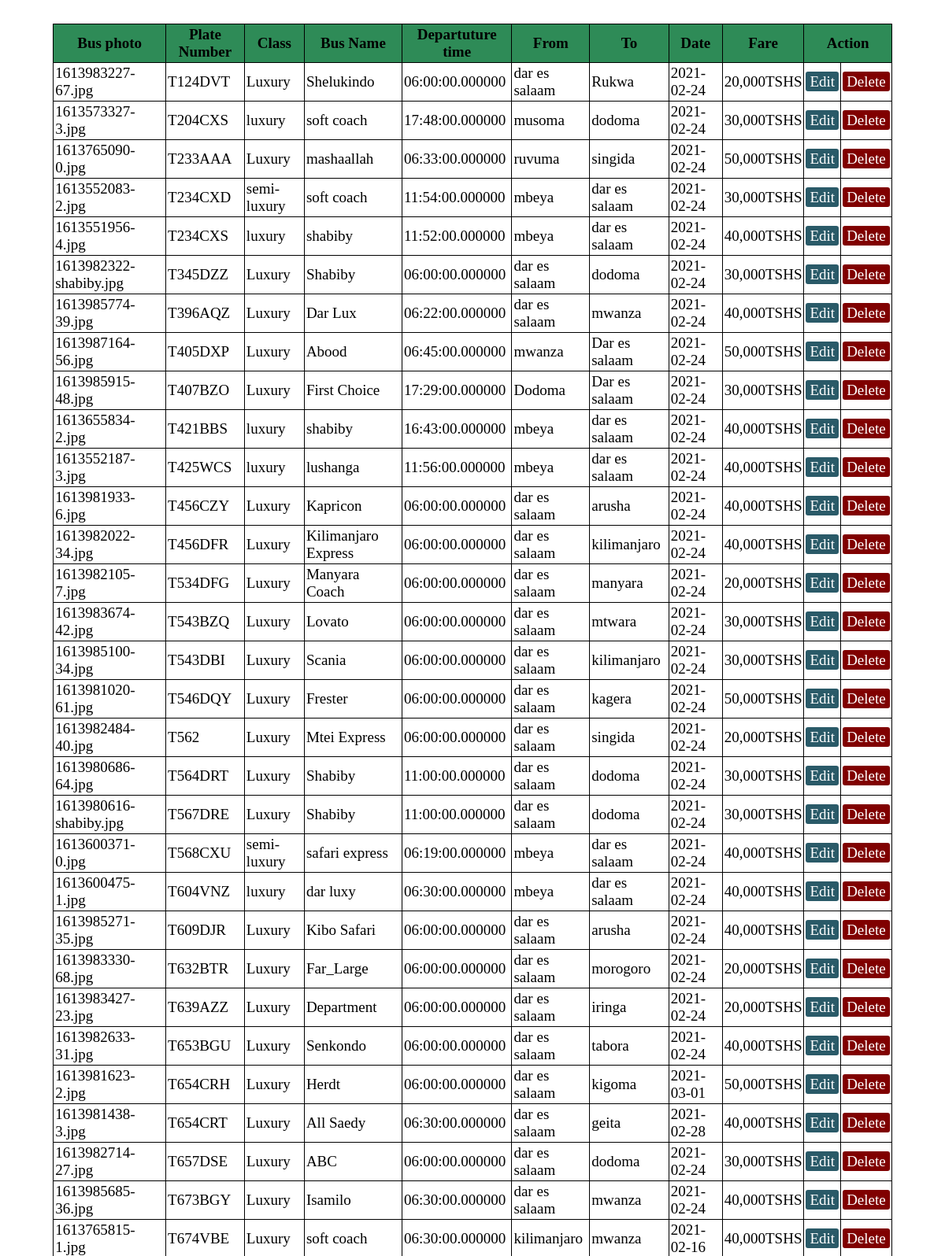
The page /editbus.php (upper part) on the database its author committed.
### tables this page shows
CREATE TABLE `buses1` (
  `id` int(10) NOT NULL,
  `busID` varchar(10) NOT NULL,
  `category` varchar(20) NOT NULL,
  `company` varchar(20) NOT NULL,
  `departureTime` time(6) NOT NULL,
  `startFrom` varchar(20) NOT NULL,
  `termination` varchar(20) NOT NULL,
  `date` date NOT NULL,
  `fare` varchar(15) NOT NULL,
  `busPhoto` varchar(50) NOT NULL
);

### editbus.php (the view, shortened to what this page needs)
<?php  include('server.php'); ?>
<!DOCTYPE html>
<html>
<head>
	<link rel="stylesheet" type="text/css" href="editbusstyles.css">
</head>
<body>
<?php $results = mysqli_query($db, "SELECT * FROM buses1"); ?>
<table>
	<thead>
		<tr>
			<th>Bus photo</th>
			<th>Plate Number</th>
			<th>Class</th>
			<th>Bus Name</th>
			<th>Departuture time</th>
			<th>From</th>
			<th>To</th>
			<th>Date</th>
			<th>Fare</th>
			<th colspan="2">Action</th>
		</tr>
	</thead>
	<?php while ($row = mysqli_fetch_array($results)) { ?>
		<tr>
			<td><?php echo $row['busPhoto']; ?></td>
			<td><?php echo $row['busID']; ?></td>
			<td><?php echo $row['category']; ?></td>
			<td><?php echo $row['company']; ?></td>
			<td><?php echo $row['departureTime']; ?></td>
			<td><?php echo $row['startFrom']; ?></td>
			<td><?php echo $row['termination']; ?></td>
			<td><?php echo $row['date']; ?></td>
			<td><?php echo $row['fare']; ?></td>
			<td>
				<a href="editbus.php?edit=<?php echo $row['id']; ?>" class="edit_btn" >Edit</a>
			</td>
			<td>
				<a href="server.php?del=<?php echo $row['id']; ?>" class="del_btn">Delete</a>
			</td>
		</tr>
	<?php } ?>
</table>
</body>
</html>

### editbusstyles.css (style rules this page uses)
body { font-size: 19px; }
table { width: 90%; margin: 30px auto; border-collapse: collapse; text-align: left; }
tr { border-bottom: 1px solid #cbcbcb; }
th, td { border: none; height: 30px; padding: 2px; }
.edit_btn { text-decoration: none; padding: 2px 5px; background: #2a5a68; color: white; border-radius: 3px; }
.del_btn { text-decoration: none; padding: 2px 5px; color: white; border-radius: 3px; background: #800000; }

### editbus.php (style rules this page uses)
table { width:90%; }
table, th, td { border: 1px solid black; border-collapse: collapse; }
th, td { padding: 2px; text-align: left; }
th { background-color:#2E8B57; text-align:center; }

### rows shown on the page
buses1: busPhoto "1613983227-67.jpg", busID "T124DVT", category "Luxury", company "Shelukindo", departureTime "06:00:00.000000", startFrom "dar es salaam", termination "Rukwa", date "2021-02-24", fare "20,000TSHS"
buses1: busPhoto "1613573327-3.jpg", busID "T204CXS", category "luxury", company "soft coach", departureTime "17:48:00.000000", startFrom "musoma", termination "dodoma", date "2021-02-24", fare "30,000TSHS"
buses1: busPhoto "1613765090-0.jpg", busID "T233AAA", category "Luxury", company "mashaallah", departureTime "06:33:00.000000", startFrom "ruvuma", termination "singida", date "2021-02-24", fare "50,000TSHS"
buses1: busPhoto "1613552083-2.jpg", busID "T234CXD", category "semi-luxury", company "soft coach", departureTime "11:54:00.000000", startFrom "mbeya", termination "dar es salaam", date "2021-02-24", fare "30,000TSHS"
buses1: busPhoto "1613551956-4.jpg", busID "T234CXS", category "luxury", company "shabiby", departureTime "11:52:00.000000", startFrom "mbeya", termination "dar es salaam", date "2021-02-24", fare "40,000TSHS"
buses1: busPhoto "1613982322-shabiby.jpg", busID "T345DZZ", category "Luxury", company "Shabiby", departureTime "06:00:00.000000", startFrom "dar es salaam", termination "dodoma", date "2021-02-24", fare "30,000TSHS"
buses1: busPhoto "1613985774-39.jpg", busID "T396AQZ", category "Luxury", company "Dar Lux", departureTime "06:22:00.000000", startFrom "dar es salaam", termination "mwanza", date "2021-02-24", fare "40,000TSHS"
buses1: busPhoto "1613987164-56.jpg", busID "T405DXP", category "Luxury", company "Abood", departureTime "06:45:00.000000", startFrom "mwanza", termination "Dar es salaam", date "2021-02-24", fare "50,000TSHS"
buses1: busPhoto "1613985915-48.jpg", busID "T407BZO", category "Luxury", company "First Choice", departureTime "17:29:00.000000", startFrom "Dodoma", termination "Dar es salaam", date "2021-02-24", fare "30,000TSHS"
buses1: busPhoto "1613655834-2.jpg", busID "T421BBS", category "luxury", company "shabiby", departureTime "16:43:00.000000", startFrom "mbeya", termination "dar es salaam", date "2021-02-24", fare "40,000TSHS"
buses1: busPhoto "1613552187-3.jpg", busID "T425WCS", category "luxury", company "lushanga", departureTime "11:56:00.000000", startFrom "mbeya", termination "dar es salaam", date "2021-02-24", fare "40,000TSHS"
buses1: busPhoto "1613981933-6.jpg", busID "T456CZY", category "Luxury", company "Kapricon", departureTime "06:00:00.000000", startFrom "dar es salaam", termination "arusha", date "2021-02-24", fare "40,000TSHS"
buses1: busPhoto "1613982022-34.jpg", busID "T456DFR", category "Luxury", company "Kilimanjaro Express", departureTime "06:00:00.000000", startFrom "dar es salaam", termination "kilimanjaro", date "2021-02-24", fare "40,000TSHS"
buses1: busPhoto "1613982105-7.jpg", busID "T534DFG", category "Luxury", company "Manyara Coach", departureTime "06:00:00.000000", startFrom "dar es salaam", termination "manyara", date "2021-02-24", fare "20,000TSHS"
buses1: busPhoto "1613983674-42.jpg", busID "T543BZQ", category "Luxury", company "Lovato", departureTime "06:00:00.000000", startFrom "dar es salaam", termination "mtwara", date "2021-02-24", fare "30,000TSHS"
buses1: busPhoto "1613985100-34.jpg", busID "T543DBI", category "Luxury", company "Scania", departureTime "06:00:00.000000", startFrom "dar es salaam", termination "kilimanjaro", date "2021-02-24", fare "30,000TSHS"
buses1: busPhoto "1613981020-61.jpg", busID "T546DQY", category "Luxury", company "Frester", departureTime "06:00:00.000000", startFrom "dar es salaam", termination "kagera", date "2021-02-24", fare "50,000TSHS"
buses1: busPhoto "1613982484-40.jpg", busID "T562", category "Luxury", company "Mtei Express", departureTime "06:00:00.000000", startFrom "dar es salaam", termination "singida", date "2021-02-24", fare "20,000TSHS"
buses1: busPhoto "1613980686-64.jpg", busID "T564DRT", category "Luxury", company "Shabiby", departureTime "11:00:00.000000", startFrom "dar es salaam", termination "dodoma", date "2021-02-24", fare "30,000TSHS"
buses1: busPhoto "1613980616-shabiby.jpg", busID "T567DRE", category "Luxury", company "Shabiby", departureTime "11:00:00.000000", startFrom "dar es salaam", termination "dodoma", date "2021-02-24", fare "30,000TSHS"
buses1: busPhoto "1613600371-0.jpg", busID "T568CXU", category "semi-luxury", company "safari express", departureTime "06:19:00.000000", startFrom "mbeya", termination "dar es salaam", date "2021-02-24", fare "40,000TSHS"
buses1: busPhoto "1613600475-1.jpg", busID "T604VNZ", category "luxury", company "dar luxy", departureTime "06:30:00.000000", startFrom "mbeya", termination "dar es salaam", date "2021-02-24", fare "40,000TSHS"
buses1: busPhoto "1613985271-35.jpg", busID "T609DJR", category "Luxury", company "Kibo Safari", departureTime "06:00:00.000000", startFrom "dar es salaam", termination "arusha", date "2021-02-24", fare "40,000TSHS"
buses1: busPhoto "1613983330-68.jpg", busID "T632BTR", category "Luxury", company "Far_Large", departureTime "06:00:00.000000", startFrom "dar es salaam", termination "morogoro", date "2021-02-24", fare "20,000TSHS"
buses1: busPhoto "1613983427-23.jpg", busID "T639AZZ", category "Luxury", company "Department", departureTime "06:00:00.000000", startFrom "dar es salaam", termination "iringa", date "2021-02-24", fare "20,000TSHS"
buses1: busPhoto "1613982633-31.jpg", busID "T653BGU", category "Luxury", company "Senkondo", departureTime "06:00:00.000000", startFrom "dar es salaam", termination "tabora", date "2021-02-24", fare "40,000TSHS"
buses1: busPhoto "1613981623-2.jpg", busID "T654CRH", category "Luxury", company "Herdt", departureTime "06:00:00.000000", startFrom "dar es salaam", termination "kigoma", date "2021-03-01", fare "50,000TSHS"
buses1: busPhoto "1613981438-3.jpg", busID "T654CRT", category "Luxury", company "All Saedy", departureTime "06:30:00.000000", startFrom "dar es salaam", termination "geita", date "2021-02-28", fare "40,000TSHS"
buses1: busPhoto "1613982714-27.jpg", busID "T657DSE", category "Luxury", company "ABC", departureTime "06:00:00.000000", startFrom "dar es salaam", termination "dodoma", date "2021-02-24", fare "30,000TSHS"
buses1: busPhoto "1613985685-36.jpg", busID "T673BGY", category "Luxury", company "Isamilo", departureTime "06:30:00.000000", startFrom "dar es salaam", termination "mwanza", date "2021-02-24", fare "40,000TSHS"
buses1: busPhoto "1613765815-1.jpg", busID "T674VBE", category "Luxury", company "soft coach", departureTime "06:30:00.000000", startFrom "kilimanjaro", termination "mwanza", date "2021-02-16", fare "40,000TSHS"
